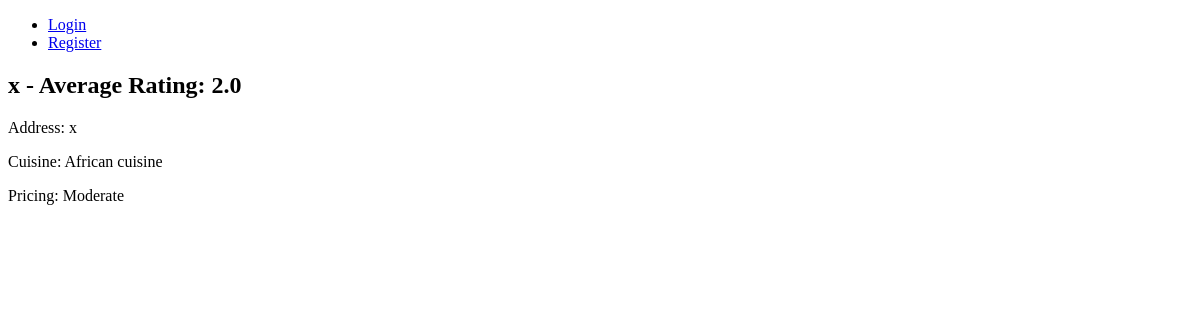
/restaurant_detail/6/, run on an earlier commit of the app's database.
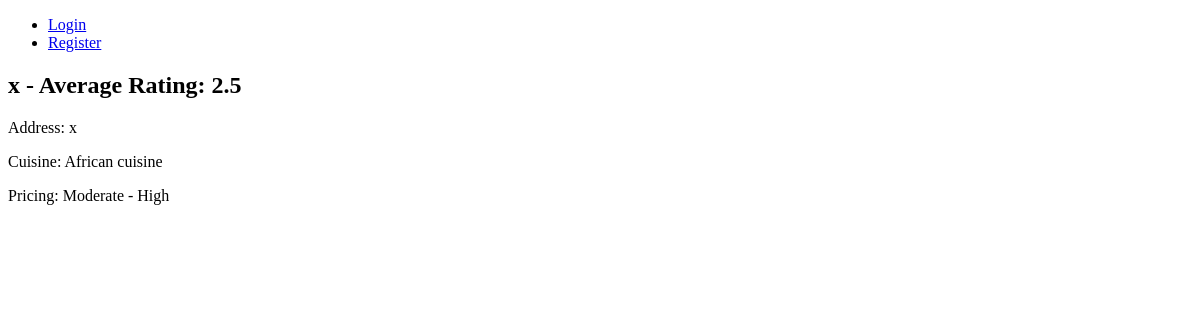
And on a later commit of the database.
### reviews/models.py (models this page shows, shortened)
class Restaurant(models.Model):
    RESTAURANT_TYPE_OPTIONS: List[Tuple[str, str]] = [
        ('african_cuisine', 'African cuisine'),
        ('american_cuisine', 'Cuisine of the Americas'),
        ('asian_cuisine', 'Asian cuisine'),
        ('european_cuisine', 'European cuisine'),
        ('oceanic_cuisine', 'Oceanic cuisine'),
    ]
    name = models.CharField(max_length=100)
    cuisine = models.CharField(max_length=50, choices=RESTAURANT_TYPE_OPTIONS, default='european_cuisine')
    address = models.TextField(max_length=200)
    created_by = models.ForeignKey(get_user_model(), on_delete=models.CASCADE)
    def average_rating(self):
        reviews = Review.objects.filter(restaurant=self)
        return reviews.aggregate(Avg('rating'))['rating__avg'] or 0
    def get_most_used_pricing(self):
        pricing_counts = Counter(review.pricing for review in self.review_set.all())
        most_used_pricing, *_ = pricing_counts.most_common(2)
        def sort_key(pricing):
            return (-pricing_counts[pricing], pricing)
        if len(pricing_counts) > 1 and most_used_pricing[1] == pricing_counts.most_common(2)[1][1]:
            tied_pricing = [pricing for pricing, count in pricing_counts.items() if count == most_used_pricing[1]]
            if {'cheap', 'high'}.issubset(tied_pricing):
                return 'moderate'
            elif {'cheap', 'moderate'}.issubset(tied_pricing):
                return 'moderate'
            elif {'moderate', 'overpriced'}.issubset(tied_pricing):
                return 'high'
            ordered_tied_pricing = sorted(tied_pricing, key=sort_key, reverse=True)
            return ' - '.join(ordered_tied_pricing)
        return most_used_pricing[0]

class Review(models.Model):
    RATINGS_OPTIONS: List[Tuple[int, str]] = [
        (1, '1'),
        (2, '2'),
        (3, '3'),
        (4, '4'),
        (5, '5'),
    ]
    PRICING_CATEGORY_OPTION: List[Tuple[str, str]] = [
        ('cheap', 'Cheap'),
        ('moderate', 'Moderate'),
        ('high', 'High'),
        ('overpriced', 'Overpriced'),
    ]
    restaurant = models.ForeignKey(Restaurant, on_delete=models.CASCADE)
    customer = models.ForeignKey(get_user_model(), on_delete=models.CASCADE)
    created = models.DateTimeField(auto_now_add=True)
    rating = models.IntegerField(max_length=1, choices=RATINGS_OPTIONS, default=3)
    pricing = models.CharField(max_length=30, choices=PRICING_CATEGORY_OPTION, default='moderate')
    comment = models.TextField(max_length=500, blank=True, null=True)
    class Meta:
        unique_together = ['restaurant', 'customer']

### reviews/views.py (the view)
# urls.py: path('restaurant_detail/<int:restaurant_id>/', restaurant_detail, name='restaurant_detail'),
def restaurant_detail(request, restaurant_id):
    restaurant = get_object_or_404(Restaurant, id=restaurant_id)
    return render(request, 'reviews/restaurant_detail.html', {'restaurant': restaurant})

### reviews/templates/reviews/restaurant_detail.html (shortened to what this page needs)
<!DOCTYPE html>
<html lang="en">
<head>
    {% extends 'main.html' %}
{% block content %}
    <h2>{{ restaurant.name }} - Average Rating: {{ restaurant.average_rating }}</h2>
    <p>Address: {{ restaurant.address }}</p>
    <p>Cuisine: {{ restaurant.get_cuisine_display }}</p>
    <p>Pricing: {{ restaurant.get_most_used_pricing.title }}</p>
{% endblock content %}

### templates/main.html (shortened to what this page needs)
<!DOCTYPE html>
{% load static %}
<html lang="en">
<head>
</head>
<body>
{% include 'navbar.html' %}
{% block content %}
{% endblock content %}
</body>
</html>

### templates/navbar.html
<nav>
    <ul>
        {% if user.is_authenticated %}
            <li><a href="{% url 'user_reviews' %}">My Reviews</a></li>
            <li><a href="{% url 'restaurant_list' %}">Browse Restaurants</a></li>
            <li><a href="{% url 'add_restaurant' %}">Add Restaurant</a></li>
            <li><a href="{% url 'logout' %}">Logout</a></li>
        {% else %}
            <li><a href="{% url 'login' %}">Login</a></li>
            {% if not request.user.is_authenticated %}
                <li><a href="{% url 'register' %}">Register</a></li>
            {% endif %}
        {% endif %}
    </ul>
</nav>

What changed in the data, as far as the page shows it:
changed through a linked row, Restaurant "African cuisine": average_rating "2.0" → "2.5"; get_most_used_pricing "Moderate" → "Moderate - High"
